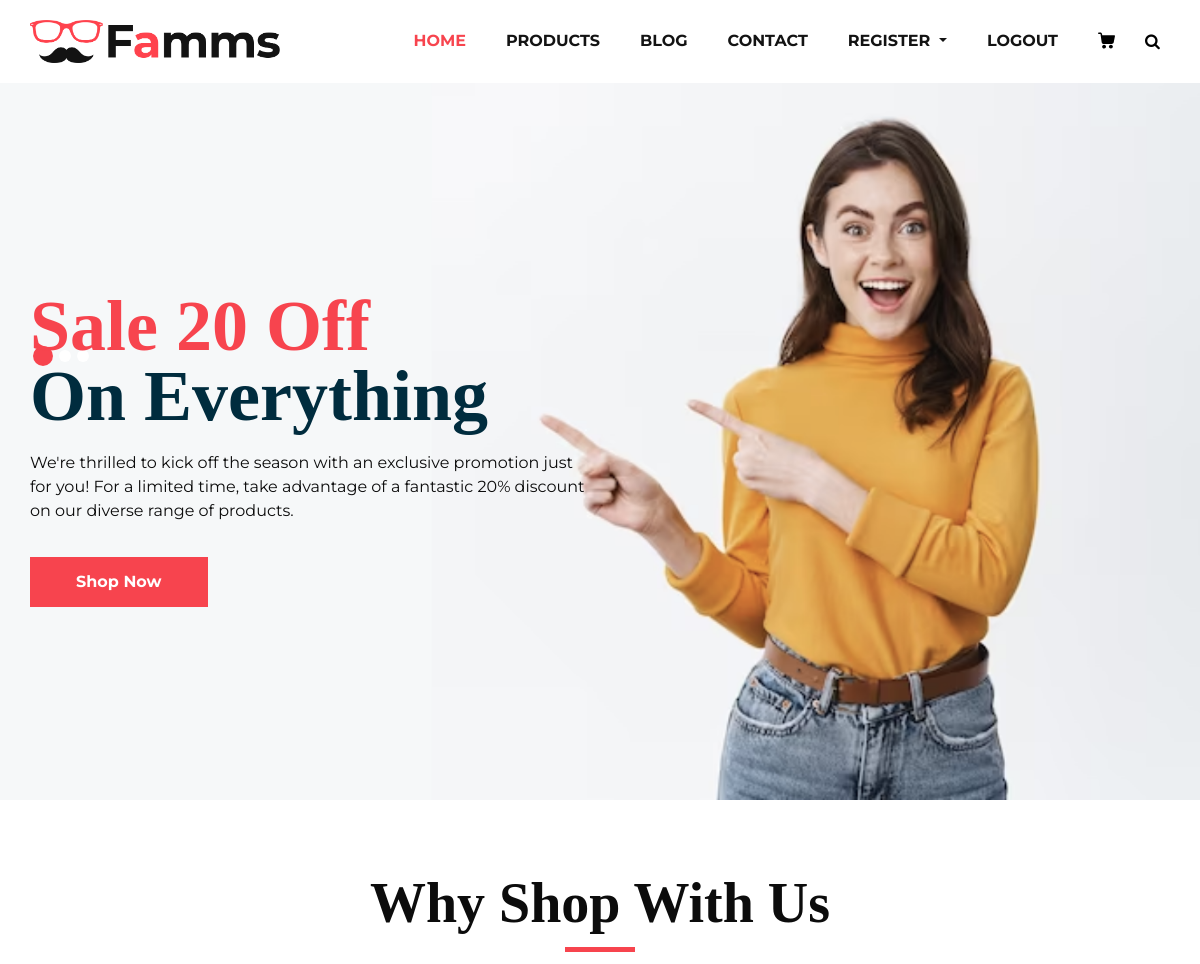
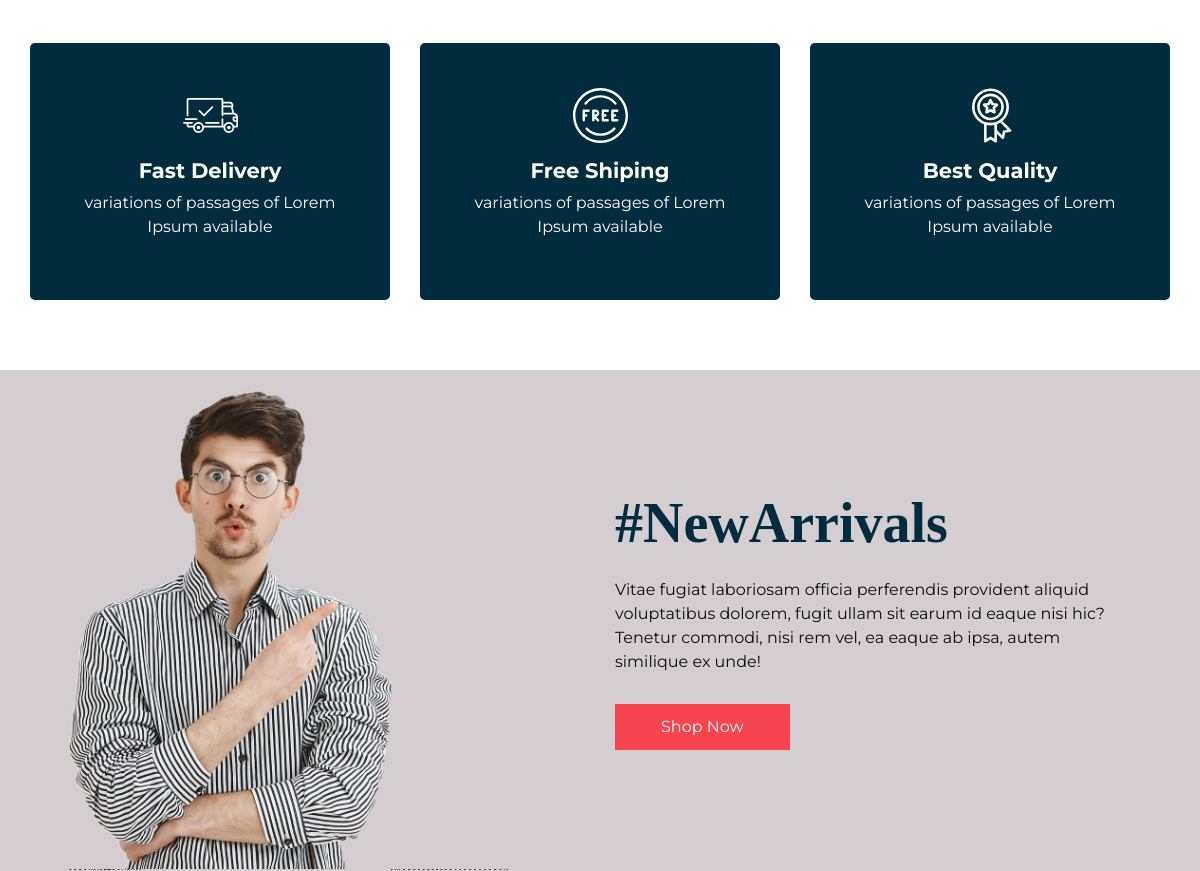
Before: / (upper part) with the older database file (2 pictures, top to bottom).
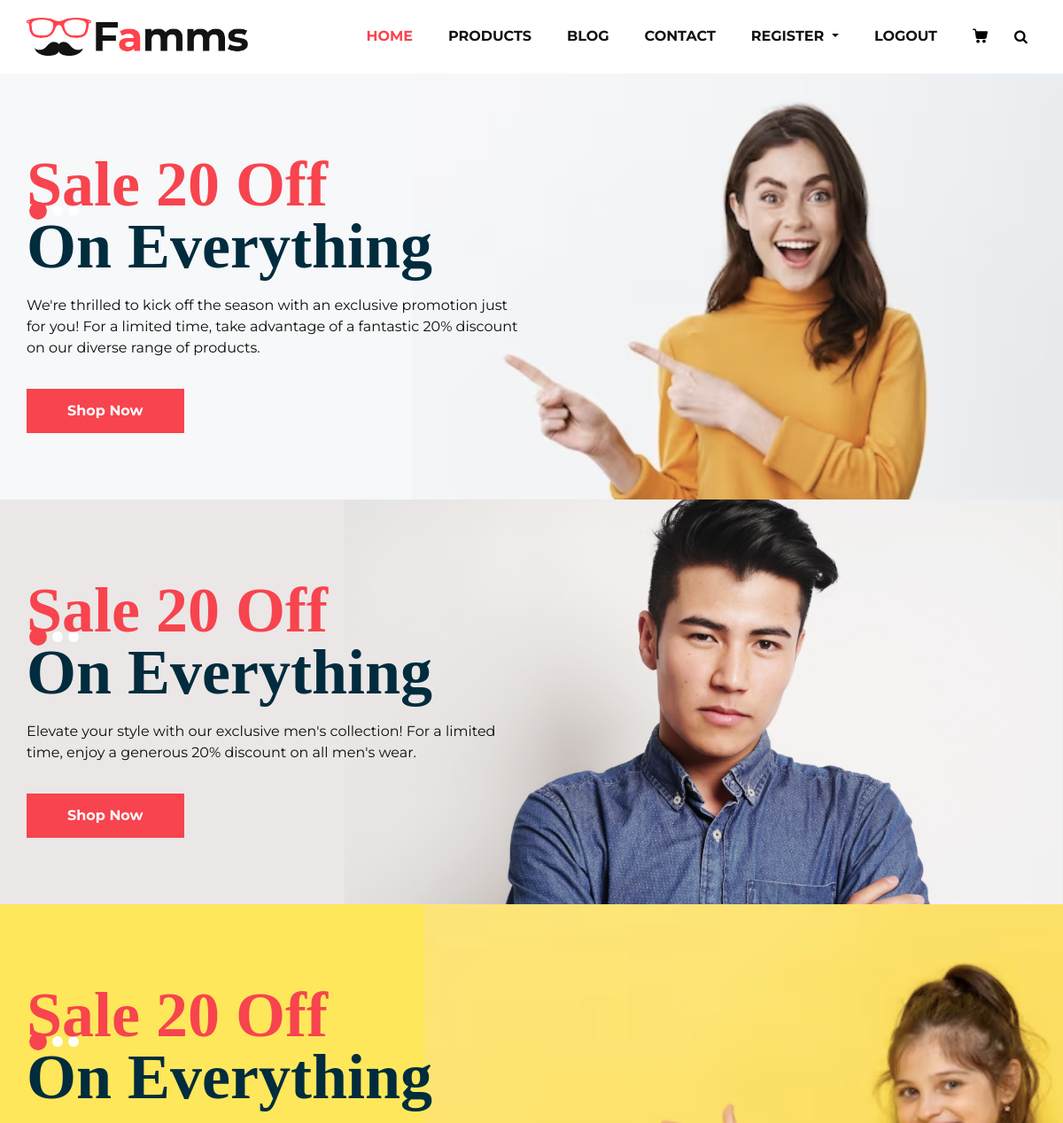
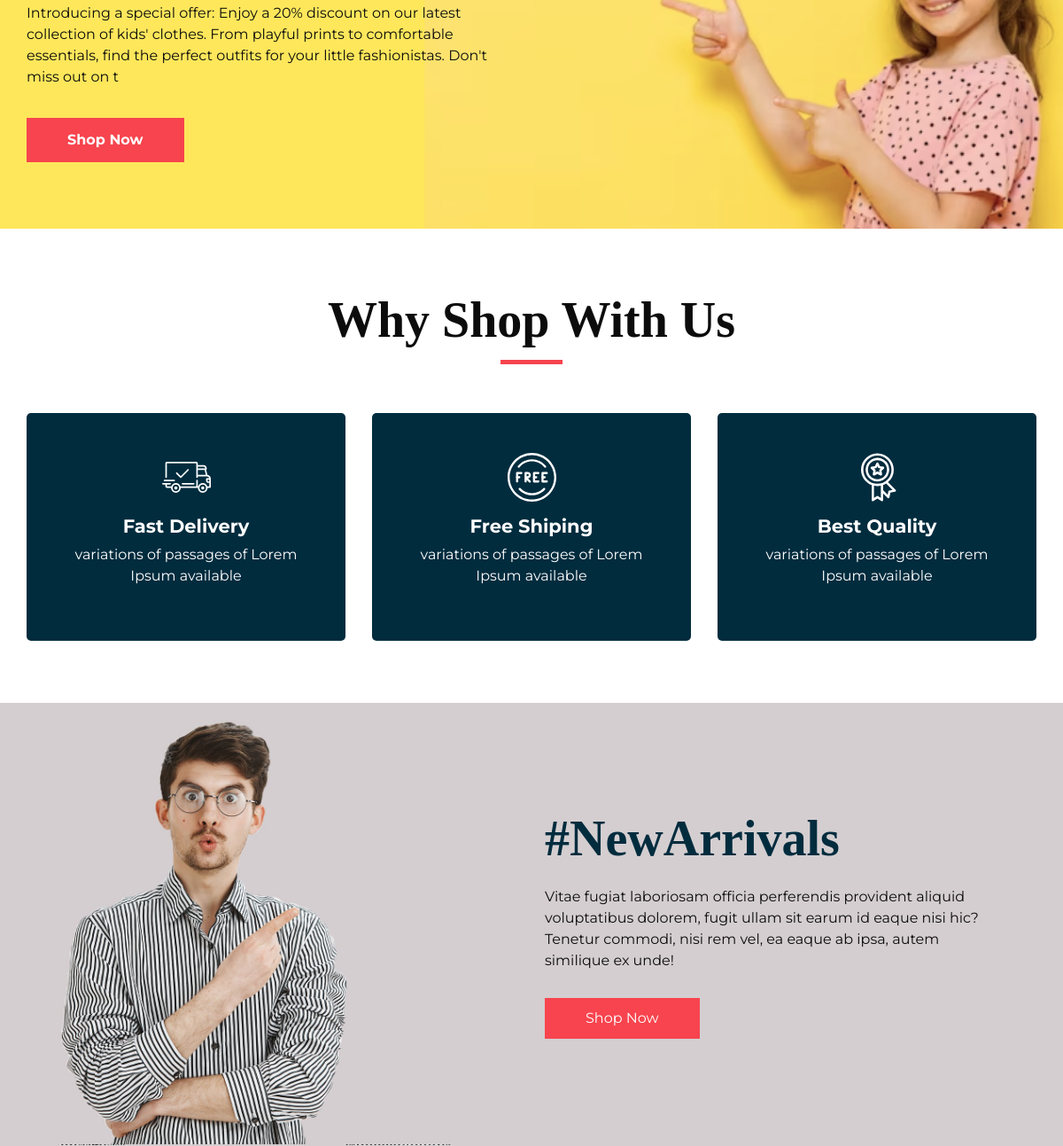
After: the same page with the newer database file (2 pictures, top to bottom).
### home/models.py (models this page shows, shortened)
class Slider(models.Model):
    image = models.ImageField(upload_to="sliderfield")
    sale = models.IntegerField()
    text_para = models.TextField(max_length=250)
    link = models.CharField(max_length=100,default="")

### home/views.py (the view)
# urls.py: path('', views.index,name='home'),
def index(request):
    banner = Slider.objects.all()
    dict ={
        'banners':banner
    }
    return render(request,'index.html',dict)

### home/templates/index.html (shortened to what this page needs)
{% extends 'layouts/main.html' %}
{% load static %}
{% block body%}
       <section class="why_section layout_padding">
        <div class="container">
           <div class="heading_container heading_center">
              <h2>
                 Why Shop With Us
              </h2>
           </div>
           <div class="row">
              <div class="col-md-4">
                 <div class="box ">
                    <div class="img-box">
                    </div>
                    <div class="detail-box">
                       <h5>
                          Fast Delivery
                       </h5>
                       <p>
                          variations of passages of Lorem Ipsum available
                       </p>
                    </div>
                 </div>
              </div>
              <div class="col-md-4">
                 <div class="box ">
                    <div class="img-box">
                    </div>
                    <div class="detail-box">
                       <h5>
                          Free Shiping
                       </h5>
                       <p>
                          variations of passages of Lorem Ipsum available
                       </p>
                    </div>
                 </div>
              </div>
              <div class="col-md-4">
                 <div class="box ">
                    <div class="img-box">
                    </div>
                    <div class="detail-box">
                       <h5>
                          Best Quality
                       </h5>
                       <p>
                          variations of passages of Lorem Ipsum available
                       </p>
                    </div>
                 </div>
              </div>
           </div>
        </div>
     </section>
     <section class="arrival_section">
        <div class="container">
           <div class="box">
              <div class="arrival_bg_box">
                 <img src="{% static 'images/arrival-bg.png'%}" alt="">
              </div>
              <div class="row">
                 <div class="col-md-6 ml-auto">
                    <div class="heading_container remove_line_bt">
                       <h2>
                          #NewArrivals
                       </h2>
                    </div>
                    <p style="margin-top: 20px;margin-bottom: 30px;">
                       Vitae fugiat laboriosam officia perferendis provident aliquid voluptatibus dolorem, fugit ullam sit earum id eaque nisi hic? Tenetur commodi, nisi rem vel, ea eaque ab ipsa, autem similique ex unde!
                    </p>
                    <a href="">
                    Shop Now
                    </a>
                 </div>
              </div>
           </div>
        </div>
     </section>
      {% endblock %}

### home/templates/layouts/main.html (shortened to what this page needs)
{% load static %}
<!DOCTYPE html>
<html>
   <head>
      <link rel="stylesheet" type="text/css" href="{% static 'css/bootstrap.css' %}" />
      <link href="{% static 'css/font-awesome.min.css' %}" rel="stylesheet" />
      <link href="{% static 'css/style.css' %}" rel="stylesheet" />
      <link href="{% static 'css/responsive.css' %}" rel="stylesheet" />
   </head>
   <body>
      <div class="hero_area">
      {% include 'inc/navbar.html' %}
      {% include 'inc/slider.html' %}
      </div>
      {% block body%}
      {% endblock %}
  </body>
</html>

### home/templates/inc/navbar.html (shortened to what this page needs)
{% load static %}
    <header class="header_section">
       <div class="container">
          <nav class="navbar navbar-expand-lg custom_nav-container ">
             <a class="navbar-brand" href="index.html"><img width="250" src="{% static 'images/logo.png'%}" alt="#" /></a>
             <div class="collapse navbar-collapse" id="navbarSupportedContent">
                <ul class="navbar-nav">
                   <li class="nav-item active">
                      <a class="nav-link" href="{%url 'home'%}">Home <span class="sr-only">(current)</span></a>
                   </li>
                   <li class="nav-item">
                      <a class="nav-link" href="{% url 'product' %}">Products</a>
                   </li>
                   <li class="nav-item">
                      <a class="nav-link" href="blog_list.html">Blog</a>
                   </li>
                   <li class="nav-item">
                      <a class="nav-link" href="contact.html">Contact</a>
                   </li>
                   <li class="nav-item dropdown">
                    <a class="nav-link dropdown-toggle" href="#" data-toggle="dropdown" role="button" aria-haspopup="true" aria-expanded="true"> <span class="nav-label">Register </a>
                 </li>
                 <li class="nav-item">
                    <a class="nav-link" href="contact.html">Logout</a>
                 </li>
                   <li class="nav-item">
                      <a class="nav-link" href="#">
                      </a>
                   </li>
                   <form class="form-inline">
                      <button class="btn  my-2 my-sm-0 nav_search-btn" type="submit">
                      <i class="fa fa-search" aria-hidden="true"></i>
                      </button>
                   </form>
                </ul>
             </div>
          </nav>
       </div>
    </header>

### home/templates/inc/slider.html
{% load static %}
{% for sd in banners %}
<section class="slider_section ">
    <div class="slider_bg_box">
       <img src={{sd.image.url}} alt="">
    </div>
    <div id="customCarousel1" class="carousel slide" data-ride="carousel">
       <div class="carousel-inner">
          <div class="carousel-item active">
             <div class="container ">
                <div class="row">
                   <div class="col-md-7 col-lg-6 ">
                      <div class="detail-box">
                         <h1>
                            <span>
                            Sale {{sd.sale}} Off
                            </span>
                            <br>
                            On Everything
                         </h1>
                         <p>
                           {{sd.text_para}}                         <div class="btn-box">
                            <a href="{{sd.link}}" class="btn1">
                            Shop Now
                            </a>
                         </div>
                      </div>
                   </div>
                </div>
             </div>
          </div>
       <div class="container">
          <ol class="carousel-indicators">
             <li data-target="#customCarousel1" data-slide-to="0" class="active"></li>
             <li data-target="#customCarousel1" data-slide-to="1"></li>
             <li data-target="#customCarousel1" data-slide-to="2"></li>
          </ol>
       </div>
    </div>
 </section>
 {% endfor %}

### home/static/css/responsive.css (style rules this page uses)
@media (min-width: 1200px) { .container { max-width: 1170px; } }

Changed rows visible on the page:
added Slider: image (picture), sale "20", text_para "Elevate your style with our exclusive men's collection! For a limited time, enjoy a generous 20% discount on all men's wear."
added Slider: image (picture), sale "20", text_para "Introducing a special offer: Enjoy a 20% discount on our latest collection of kids' clothes. From playful prints to comfortable essentials, find the perfect outfits for your little fashionistas. Don't miss out on t"
